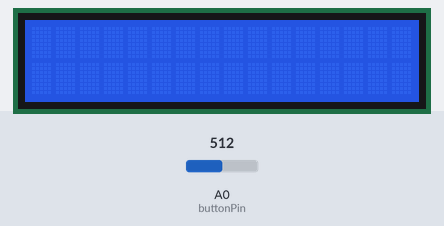
Recording of a sketch running on a simulated Arduino Uno, built with avr-gcc and run on an emulated ATmega328P. Shown: 16×2 character LCD. The test bench sets the inputs (shaded band); at power-on: A0 (buttonPin) = 512.

Above: at 1.2 s.
1.3 s: A0 (buttonPin) set to 835
2.8 s: A0 (buttonPin) set to 858
At 3.24 s:
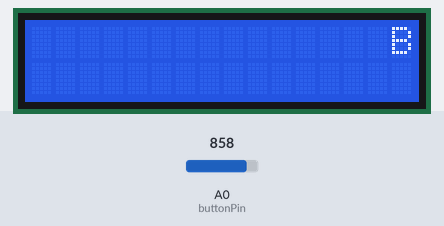
5.5 s: A0 (buttonPin) set to 716
At 6.7 s:
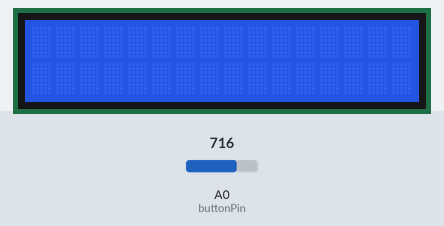
7.0 s: A0 (buttonPin) set to 900
At 7.48 s:
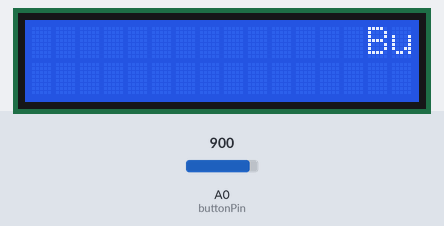
10.0 s: A0 (buttonPin) set to 540
At 10.7 s:
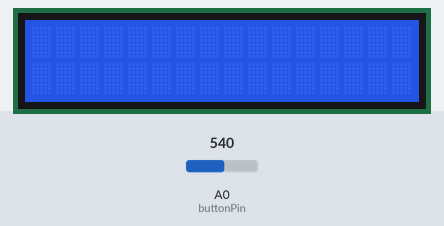
Timing chart, 0 to 12.5 s (numbered marks = the images above; inputs shaded):
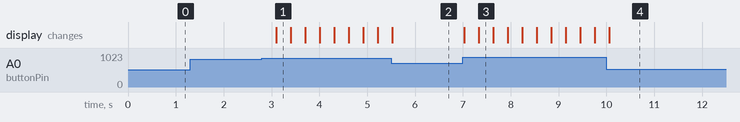

The sketch:

sketch_nov11a_Lab6_ex1.ino
```cpp
#include <LiquidCrystal.h>

// Conectarea LCD-ului (exemplu pentru un LCD 16x2)
LiquidCrystal lcd(8, 9, 4, 5, 6, 7);

String text = "Bun venit la laboratorul 6!";   // textul care se derulează
int line = 0;
int scrollDelay = 300;       // întârzierea între pași (ms)

int buttonPin = A0;
int readButton() {
  int val = analogRead(buttonPin);
  if (val < 50) return 1;      // RIGHT
  if (val < 150) return 2;     // UP
  if (val < 350) return 3;     // DOWN
  if (val < 550) return 4;     // LEFT
  if (val < 850) return 5;     // SELECT
  return 0;                    // nimic apăsat
}

void setup() {
  lcd.begin(16, 2);          // inițializează LCD-ul 16x2
  lcd.clear();
}

void loop() {

    int btn = readButton();
  if (btn == 2 && scrollDelay > 50) {      // UP -> mai repede
    scrollDelay -= 50;
    delay(200); // debounce
  }
  if (btn == 3 && scrollDelay < 1000) {    // DOWN -> mai încet
    scrollDelay += 50;
    delay(200); // debounce
  }


  for (int i = 0; i < text.length() + 16; i++) {
    lcd.setCursor(0, line);
    String frame = "";

    for (int j = 0; j < 16; j++) {
      int pos = i + j - 16;
      if (pos >= 0 && pos < text.length())
        frame += text[pos];
      else
        frame += " ";
    }

    lcd.print(frame);        // afișează fereastra curentă
    delay(scrollDelay);      // pauză între pași
    if(readButton() != 0) break;
  }

}
```

Measured:
- the behaviour switches between 849 and 850 on A0 (buttonPin) (found by bisection; images 0 and 1)
- after the input at 1.3 s, every drawn part: stays the same
- after the input at 2.8 s, the display: changes after 0.30 s (image 1)
- after the input at 5.5 s, the display: changes at once (image 2)
- after the input at 7.0 s, the display: first changes at once (image 3 shows a later state)
- after the input at 10.0 s, the display: changes after 0.06 s (image 4)
